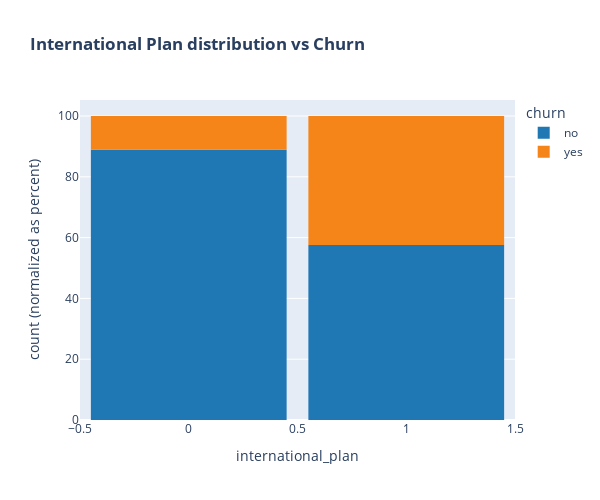

Here is the notebook cell this chart was saved with:
### Code cell
color_map = {"yes": "#F58518", "no": "#1F77B4"}
fig = px.histogram(telco_df,  
                   x ="international_plan", 
                   color = 'churn', 
                   barnorm = 'percent',
                   title="<b>International Plan distribution vs Churn</b>",
                  color_discrete_map=color_map )
fig.update_layout(width=600, height=500, bargap=0.1)
fig.show()

### Figure 1 — Plotly figure (JSON) as saved in the notebook; plotly's stock layout.template omitted (floating-point values rounded to 4 significant figures; data arrays with more than 128 entries replaced by an {"elided": "..."} marker saying what was removed)
{"data": [{"alignmentgroup": "True", "bingroup": "x", "hovertemplate": "churn=no<br>international_plan=%{x}<br>count (normalized as percent)=%{y}<extra></extra>", "legendgroup": "no", "marker": {"color": "#1F77B4", "pattern": {"shape": ""}}, "name": "no", "offsetgroup": "no", "orientation": "v", "showlegend": true, "type": "histogram", "x": {"elided": "3653 int values"}, "xaxis": "x", "yaxis": "y"}, {"alignmentgroup": "True", "bingroup": "x", "hovertemplate": "churn=yes<br>international_plan=%{x}<br>count (normalized as percent)=%{y}<extra></extra>", "legendgroup": "yes", "marker": {"color": "#F58518", "pattern": {"shape": ""}}, "name": "yes", "offsetgroup": "yes", "orientation": "v", "showlegend": true, "type": "histogram", "x": {"elided": "597 int values"}, "xaxis": "x", "yaxis": "y"}], "layout": {"bargap": 0.1, "barmode": "relative", "barnorm": "percent", "height": 500, "legend": {"title": {"text": "churn"}, "tracegroupgap": 0}, "title": {"text": "<b>International Plan distribution vs Churn</b>"}, "width": 600, "xaxis": {"anchor": "y", "domain": [0, 1], "title": {"text": "international_plan"}}, "yaxis": {"anchor": "x", "domain": [0, 1], "title": {"text": "count (normalized as percent)"}}}}
